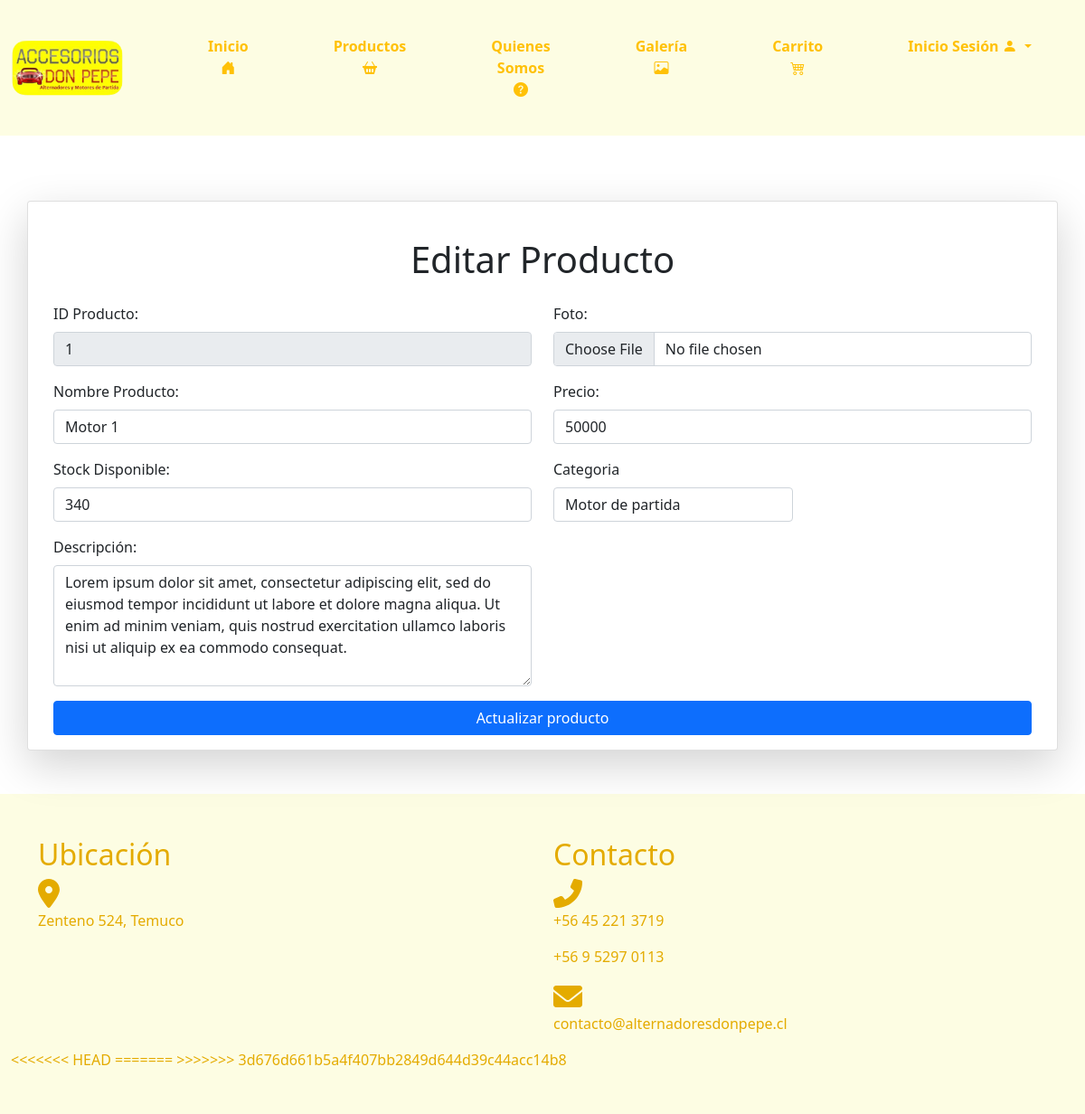
/editarproducto/1/, run on an earlier commit of the app's database.
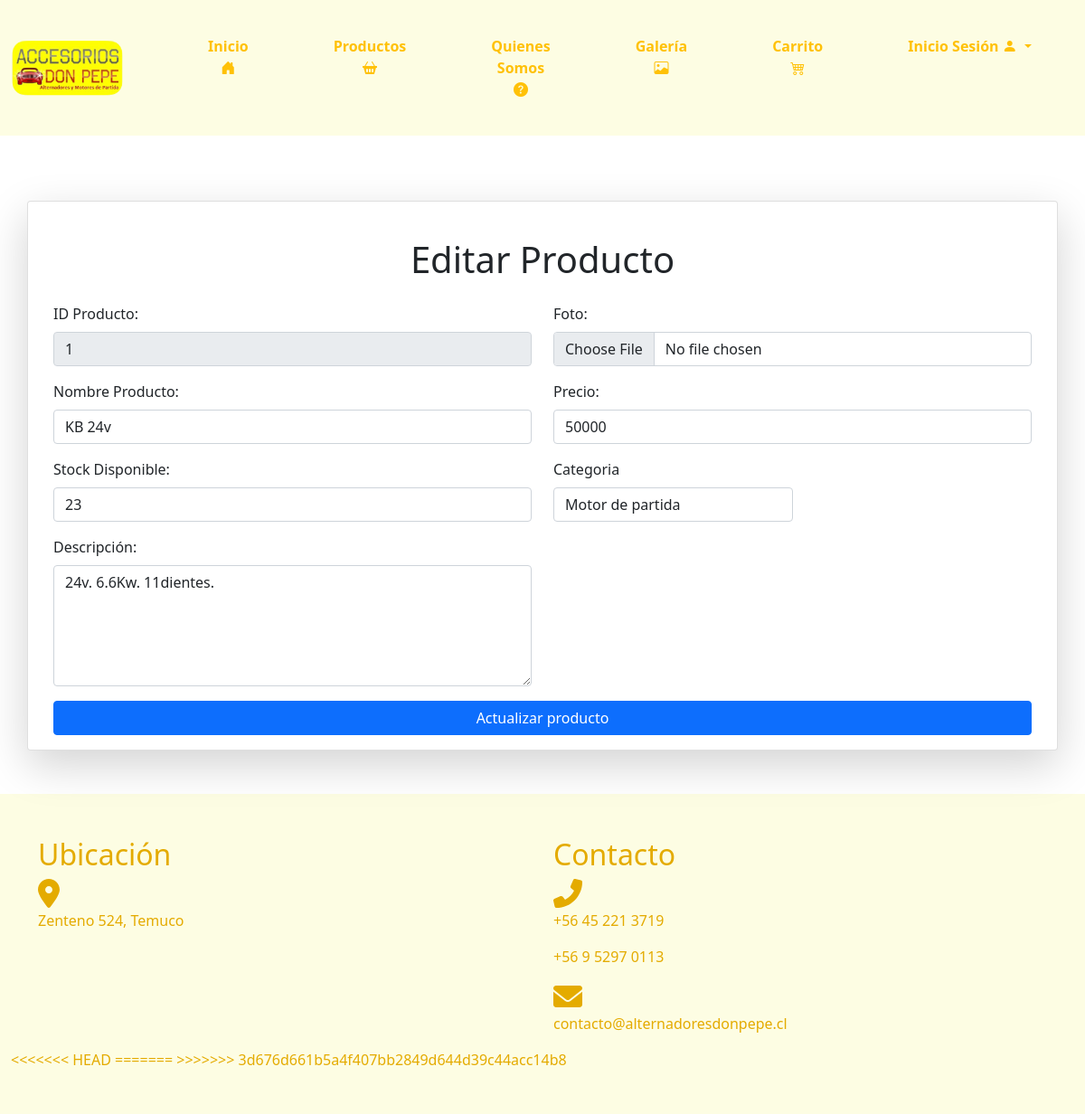
And on a later commit of the database.
### core/models.py (models this page shows, shortened)
class Producto(models.Model):
    codProducto = models.IntegerField(primary_key=True)
    nombreP = models.CharField(max_length=100)
    stock = models.IntegerField()
    descipcion = models.CharField(max_length=500)
    foto = models.ImageField(upload_to="productos")  # Directorio de destino para las imágenes de los productos
    precio = models.IntegerField()
    categoria = models.ForeignKey(Categoria, on_delete=models.CASCADE)

### core/views.py (the view)
# urls.py: path('editarproducto/<id_producto>/', editarproducto, name="editarproducto"),
def editarproducto(request, id_producto):
    producto = Producto.objects.get(codProducto = id_producto)
    listaCategoria = Categoria.objects.all()
    contexto = {
        "producto" : producto,
        "listacategoria" : listaCategoria
    }
    return render(request, 'core/editarproducto.html', contexto)

### core/templatetags/custom_filters.py (called while the page is built)
@register.filter
def format_clp(value):
    try:
        return "${:,.0f}".format(value)
    except (ValueError, TypeError):
        return value

### core/templates/core/editarproducto.html (shortened to what the changed rows need)
{% load static %}
{% load custom_filters %}
<!DOCTYPE html>
<html lang="en">
<head>
    <link href="https://cdn.jsdelivr.net/npm/bootstrap@5.0.2/dist/css/bootstrap.min.css" rel="stylesheet"
>
    <link href="https://cdnjs.cloudflare.com/ajax/libs/font-awesome/6.0.0-beta3/css/all.min.css" rel="stylesheet">
    <link type="text/css" rel="stylesheet" href="{% static 'css/inicio.css' %}">
    <link href="https://cdn.jsdelivr.net/npm/bootstrap-icons/font/bootstrap-icons.css" rel="stylesheet">
</head>
<body>
    <br>
    <div class="container my-5">
        <div class="row">
            <div class="card shadow-lg">
                <div class="card-body">
                    <br>
                    <h1 class="text-center mb-4">Editar Producto</h1>
                    <form action="{% url 'actualizaproducto' %}" id="ingresarForm" method="POST" enctype="multipart/form-data">
                        <div class="row">
                            <div class="col-md-6">
                                <div class="mb-3">
                                    <label for="id" class="form-label">ID Producto:</label>
                                    <input value="{{producto.codProducto}}" type="text" class="form-control" id="id" name="id" readonly>
                                </div>
                                <div class="mb-3">
                                    <label for="nombre" class="form-label">Nombre Producto:</label>
                                    <input value="{{producto.nombreP}}" type="text" class="form-control" id="nombre" name="nombre" required>
                                </div>
                                <div class="mb-3">
                                    <label for="stock" class="form-label">Stock Disponible:</label>
                                    <input value="{{producto.stock}}" type="number" class="form-control" id="stock" name="stock" required>
                                </div>
                                <div class="mb-3">
                                    <label for="descripcion" class="form-label">Descripción:</label>
                                    <textarea class="form-control" id="descripcion" name="descripcion" cols="30" rows="5">{{producto.descipcion}}</textarea required>
                                </div>
                            </div>
                            <div class="col-md-6">
                                <div class="mb-3">
                                    <label for="imagen" class="form-label">Foto:</label>
                                    <input value="{{producto.foto.url}}" type="file" class="form-control" id="imagen" name="imagen">
                                </div>
                                <div class="mb-3">
                                    <label for="precio" class="form-label">Precio:</label>
                                    <input value="{{ producto.precio}}" type="number" class="form-control" id="precio" name="precio" required>
                                </div>
                            </div>
                        </div>
                    </form>
                </div>
            </div>
        </div>
    </div>
   <div class="container-fluid py-5" style="background-color: #fdfde3; color: #e4ab00;">
    <div class="container">
        <div class="row">
            <div class="col-md-6">
                <h2>Ubicación</h2>
            </div>
            <div class="col-md-6">
                <h2>Contacto</h2>
            </div>
        </div>
    </div>
</body>
</html>

What changed in the data, as far as the page shows it:
changed Producto id 1: nombre "Motor 1" → "KB 24v"; stock "340" → "23"; descripcion "Lorem ipsum dolor sit amet, consectetur adipiscing elit, sed do eiusmod tempor incididunt ut labore et dolore magna aliqua. Ut enim ad minim veniam, quis nostrud exercitation ullamco laboris nisi ut aliquip ex ea commodo consequat." → "24v. 6.6Kw. 11dientes."
